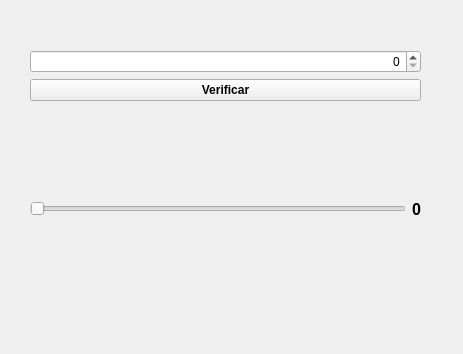
<?xml version="1.0" encoding="UTF-8"?>
<ui version="4.0">
 <class>MainWindow</class>
 <widget class="QMainWindow" name="MainWindow">
  <property name="geometry">
   <rect>
    <x>0</x>
    <y>0</y>
    <width>463</width>
    <height>354</height>
   </rect>
  </property>
  <property name="minimumSize">
   <size>
    <width>463</width>
    <height>354</height>
   </size>
  </property>
  <property name="maximumSize">
   <size>
    <width>463</width>
    <height>354</height>
   </size>
  </property>
  <property name="windowTitle">
   <string>Componentes Numéricos</string>
  </property>
  <widget class="QWidget" name="centralwidget">
   <widget class="QWidget" name="">
    <property name="geometry">
     <rect>
      <x>30</x>
      <y>50</y>
      <width>391</width>
      <height>261</height>
     </rect>
    </property>
    <layout class="QVBoxLayout" name="verticalLayout">
     <item>
      <widget class="QSpinBox" name="numEntr">
       <property name="alignment">
        <set>Qt::AlignRight|Qt::AlignTrailing|Qt::AlignVCenter</set>
       </property>
      </widget>
     </item>
     <item>
      <widget class="QPushButton" name="btnVerif">
       <property name="font">
        <font>
         <bold>true</bold>
        </font>
       </property>
       <property name="text">
        <string>Verificar</string>
       </property>
      </widget>
     </item>
     <item>
      <layout class="QHBoxLayout" name="horizontalLayout">
       <item>
        <widget class="QSlider" name="sliNum">
         <property name="maximum">
          <number>50</number>
         </property>
         <property name="orientation">
          <enum>Qt::Horizontal</enum>
         </property>
        </widget>
       </item>
       <item>
        <widget class="QLabel" name="lblNum">
         <property name="font">
          <font>
           <pointsize>12</pointsize>
           <bold>true</bold>
          </font>
         </property>
         <property name="text">
          <string>0</string>
         </property>
        </widget>
       </item>
      </layout>
     </item>
    </layout>
   </widget>
  </widget>
 </widget>
 <resources/>
 <connections/>
</ui>
